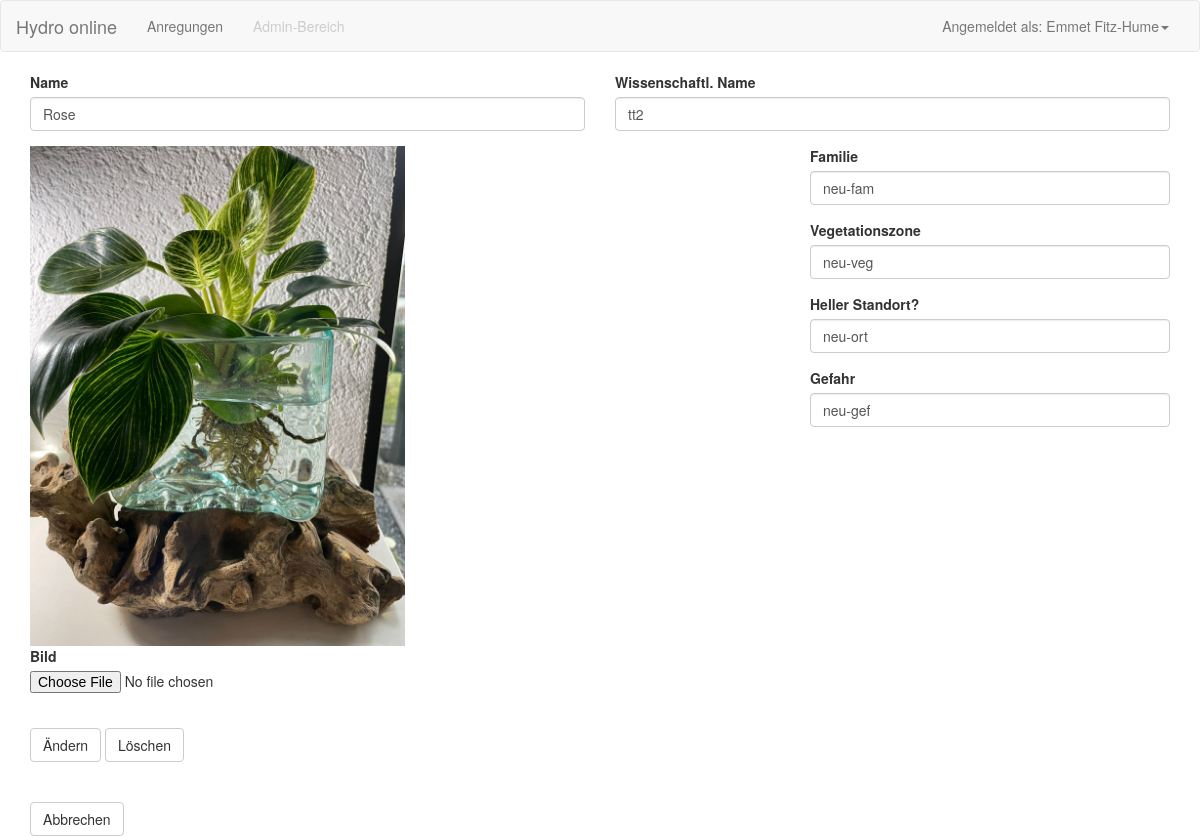
The app's page /pflanze/1 (signed in) with its own data.
### backend/models.py (models this page shows, shortened)
class User(UserMixin, db.Model):
    id = db.Column(db.Integer, primary_key=True)
    username = db.Column(db.String(64), index=True, unique=True)
    email = db.Column(db.String(120), index=True, unique=True)
    password_hash = db.Column(db.String(128))
    roles = db.relationship('Role', secondary='user_role', back_populates='users')
    pflanzen = db.relationship('Pflanze', backref='publisher', lazy='dynamic')
    @hybrid_property
    def is_admin(self):
        return self.has_role('admin')
    def has_role(self, role):
        return bool(
            Role.query
            .join(Role.users)
            .filter(User.id == self.id)
            .filter(Role.name == role)
            .count() == 1
        )

class Pflanze(db.Model):
    id = db.Column(db.Integer, primary_key=True)
    name = db.Column(db.String(40), nullable=True)
    wissenschaft_name = db.Column(db.String(40), nullable=True)
    familie = db.Column(db.String(40), nullable=True)
    vegetationszone = db.Column(db.String(40), nullable=True)
    will_sonne = db.Column(db.String(40), nullable=True)
    gefahr = db.Column(db.String(40), nullable=True)
    created_at = db.Column(db.DateTime(), default=datetime.utcnow)
    created_by = db.Column(db.Integer, db.ForeignKey('user.id'))

### backend/index.py (the view, shortened to what this page needs)
@app.route("/pflanze/<id>", methods=['GET','POST'])
@login_required
def form_pflanze_details(id):
    pflanze_form = forms.PflanzeForm()
    pflanze = db.session.query(Pflanze).filter(Pflanze.id == id).first()
    pflanze_bild_datei = '/static/uploads/Pflanze_' + id + '.jpg'
    pflanze_form.name.data = pflanze.name
    pflanze_form.wissenschaft_name.data = pflanze.wissenschaft_name
    pflanze_form.familie.data = pflanze.familie
    pflanze_form.vegetationszone.data = pflanze.vegetationszone
    pflanze_form.will_sonne.data = pflanze.will_sonne
    pflanze_form.gefahr.data = pflanze.gefahr
    return render_template('pflanze.html',
                           pflanze_form = pflanze_form,
                           pflanze_bild_datei = pflanze_bild_datei)

### backend/models.py (called while the page is built)
@login.user_loader
def load_user(id):
    return User.query.get(int(id))

### templates/pflanze.html (shortened to what this page needs)
{% extends "base.html" %}
{% block my_content %}
  <div class="container">
      <form method="post" action="" novalidate enctype="multipart/form-data">
        <div class="row">
          <div class="col-md-6">
              {{ wtf.form_field(pflanze_form.name) }}
          </div>
          <div class="col-md-6">
            {{ wtf.form_field(pflanze_form.wissenschaft_name) }}
          </div>
        </div>
        <div class="row">
          <div class="col-md-8">
            <img src="{{pflanze_bild_datei}}" alt="" width="auto" height="500">
            {{ wtf.form_field(pflanze_form.bild) }}
          </div>
          <div class="col-md-4">
            {{ wtf.form_field(pflanze_form.familie) }}
            {{ wtf.form_field(pflanze_form.vegetationszone) }}
            {{ wtf.form_field(pflanze_form.will_sonne) }}
            {{ wtf.form_field(pflanze_form.gefahr) }}
          </div>
        </div>
        <br>
              {{ wtf.form_field(pflanze_form.aendern) }}
              {{ wtf.form_field(pflanze_form.loeschen) }}
              <br>
              <br>
              <br>
              {{ wtf.form_field(pflanze_form.abbrechen) }}
  </div>
  {% endblock %}

### templates/base.html (shortened to what this page needs)
{% extends "bootstrap/base.html" %}
{% import "bootstrap/wtf.html" as wtf %}
{% block head %}
  {{ super() }}
  <link href="https://cdn.datatables.net/v/bs/dt-1.13.8/datatables.min.css" rel="stylesheet">
  <link rel="stylesheet" href="../static/css/styles.css">
{% endblock %}
{% block navbar %}
  <nav class="navbar navbar-default">
    <div class="container-fluid">
      <div class="navbar-header">
        <a class="navbar-brand" href="{{ url_for('start_page') }}">Hydro online</a>
      </div>
      <div class="collapse navbar-collapse" id="bs-example-navbar-collapse-1">
        <ul class="nav navbar-nav">
          <li><a href="{{ url_for('pflanzen_page') }}">Anregungen</a></li>
          {% if current_user.is_admin %}
          <li><a href="{{ url_for('administer') }}">Admin-Bereich</a></li>
          {% else %}
          <li class="disabled"><a href="{{ url_for('administer') }}">Admin-Bereich</a></li>
          {% endif %}
        </ul>
        <ul class="nav navbar-nav navbar-right">
          {% if current_user.is_authenticated %}
          <li class="dropdown">
            <a href="#" class="dropdown-toggle" data-toggle="dropdown" role="button" aria-haspopup="true" aria-expanded="false">Angemeldet als: {{ current_user.username }}<span class="caret"></span></a>
          </li>
          {% else %}
            <li><a href="{{ url_for('login') }}">Anmelden</a></li>
          {% endif %}
        </ul>
      </div>
    </div>
  </nav>
{% endblock %}
{% block content %}
  {% block my_content %}{% endblock %}
{% endblock %}

### records on screen
User: username "Emmet Fitz-Hume"
Pflanze: name "Rose", wissenschaft_name "tt2", familie "neu-fam", vegetationszone "neu-veg", will_sonne "neu-ort", gefahr "neu-gef"
